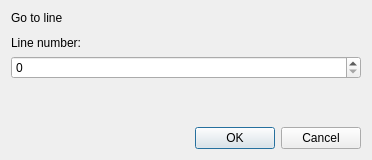
<?xml version="1.0" encoding="UTF-8"?>
<ui version="4.0">
 <class>frmLineNumberChooser</class>
 <widget class="QDialog" name="frmLineNumberChooser">
  <property name="geometry">
   <rect>
    <x>0</x>
    <y>0</y>
    <width>372</width>
    <height>160</height>
   </rect>
  </property>
  <property name="windowTitle">
   <string>Go to line</string>
  </property>
  <property name="windowIcon">
   <iconset resource="resources.qrc">
    <normaloff>:/icons/notepadqq/scalable/notepadqq.svg</normaloff>:/icons/notepadqq/scalable/notepadqq.svg</iconset>
  </property>
  <layout class="QVBoxLayout" name="verticalLayout_2">
   <item>
    <widget class="QLabel" name="lblTitle">
     <property name="text">
      <string>Go to line</string>
     </property>
    </widget>
   </item>
   <item>
    <spacer name="verticalSpacer_2">
     <property name="orientation">
      <enum>Qt::Vertical</enum>
     </property>
     <property name="sizeType">
      <enum>QSizePolicy::Fixed</enum>
     </property>
     <property name="sizeHint" stdset="0">
      <size>
       <width>20</width>
       <height>5</height>
      </size>
     </property>
    </spacer>
   </item>
   <item>
    <widget class="QLabel" name="label">
     <property name="sizePolicy">
      <sizepolicy hsizetype="Preferred" vsizetype="Fixed">
       <horstretch>0</horstretch>
       <verstretch>0</verstretch>
      </sizepolicy>
     </property>
     <property name="text">
      <string>Line number:</string>
     </property>
    </widget>
   </item>
   <item>
    <widget class="QSpinBox" name="spinLine"/>
   </item>
   <item>
    <spacer name="verticalSpacer">
     <property name="orientation">
      <enum>Qt::Vertical</enum>
     </property>
     <property name="sizeHint" stdset="0">
      <size>
       <width>20</width>
       <height>40</height>
      </size>
     </property>
    </spacer>
   </item>
   <item>
    <widget class="QDialogButtonBox" name="buttonBox">
     <property name="orientation">
      <enum>Qt::Horizontal</enum>
     </property>
     <property name="standardButtons">
      <set>QDialogButtonBox::Cancel|QDialogButtonBox::Ok</set>
     </property>
    </widget>
   </item>
  </layout>
 </widget>
 <resources>
  <include location="resources.qrc"/>
 </resources>
 <connections>
  <connection>
   <sender>buttonBox</sender>
   <signal>accepted()</signal>
   <receiver>frmLineNumberChooser</receiver>
   <slot>accept()</slot>
   <hints>
    <hint type="sourcelabel">
     <x>248</x>
     <y>254</y>
    </hint>
    <hint type="destinationlabel">
     <x>157</x>
     <y>274</y>
    </hint>
   </hints>
  </connection>
  <connection>
   <sender>buttonBox</sender>
   <signal>rejected()</signal>
   <receiver>frmLineNumberChooser</receiver>
   <slot>reject()</slot>
   <hints>
    <hint type="sourcelabel">
     <x>316</x>
     <y>260</y>
    </hint>
    <hint type="destinationlabel">
     <x>286</x>
     <y>274</y>
    </hint>
   </hints>
  </connection>
 </connections>
</ui>
